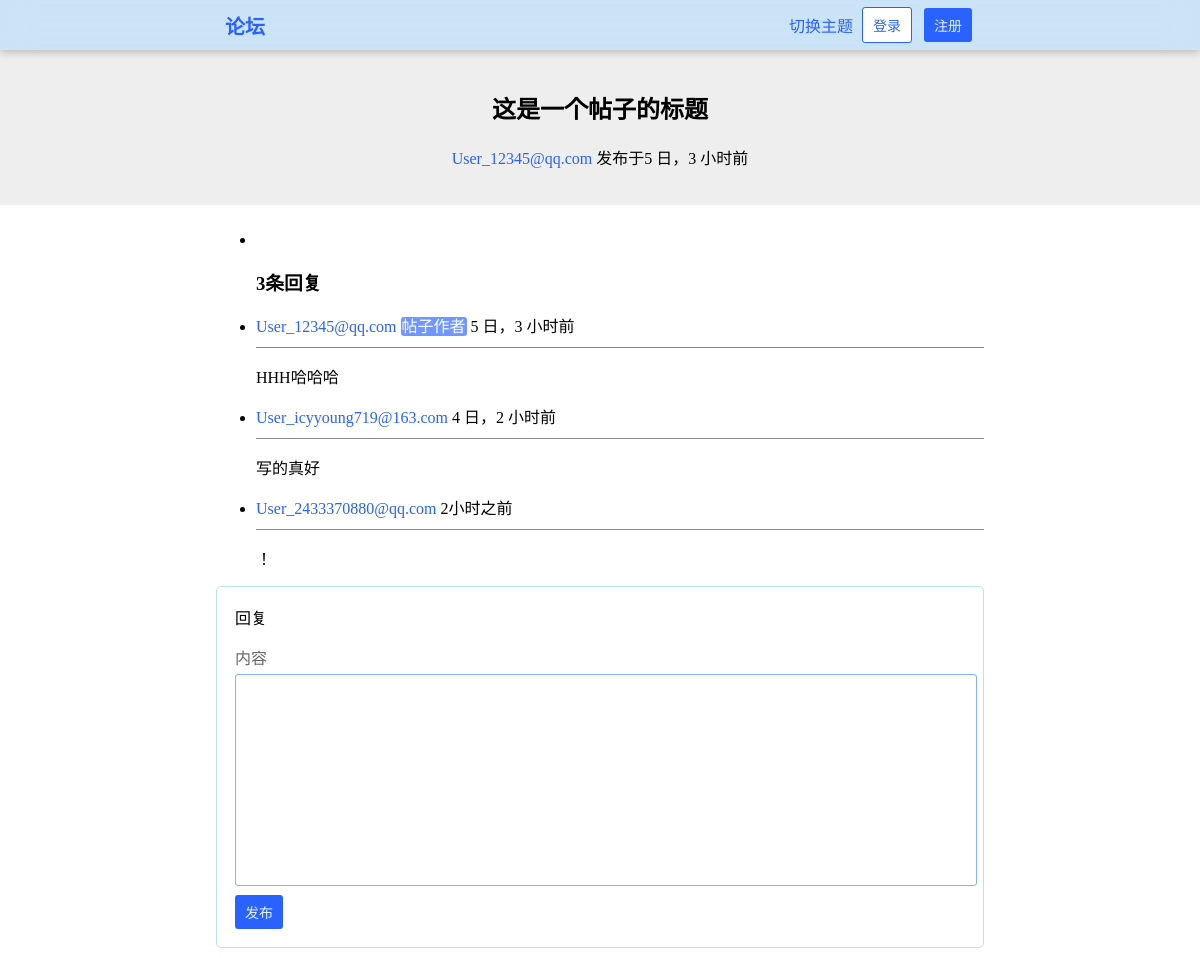
The app's page /post/1/ with its own data.
### HustRava_app/models.py (models this page shows, shortened)
class Post(models.Model):
    title = models.CharField(max_length=100)
    content = models.TextField()
    created_at = models.DateTimeField(auto_now_add=True)
    author = models.ForeignKey('User', on_delete = models.CASCADE, related_name = "posts")
    like_nums = models.IntegerField(default = 0)
    is_topped = models.BooleanField("置顶帖子", default=False)

class User(models.Model):
    name = models.CharField(max_length=30,blank=True)
    email = models.EmailField(unique=True)
    password = models.CharField(max_length=30)
    created_at = models.DateTimeField(auto_now_add=True)
    bio = models.TextField(max_length = 100, blank=True)
    def __str__(self):
        return self.name

class Comment(models.Model):
    content = models.TextField()
    created_at = models.DateTimeField(auto_now_add=True)
    author = models.ForeignKey('User', on_delete = models.CASCADE, related_name = "comments")
    post = models.ForeignKey('Post', on_delete = models.CASCADE, related_name = "comments")
    like_nums = models.IntegerField(default = 0)

### HustRava_app/views.py (the view)
# urls.py: path('post/<int:post_id>/', views.post, name="post"),                   # 帖子 GET
def post(request, post_id):
    try:
        post = Post.objects.get(id = post_id)
    except:
        raise Http404("帖子pos不存在")
    if "logged_in_user" in request.session:
        return render(request, 'post.html', {
            "post": post,
            "comments": Comment.objects.filter(post = post_id),
            "logged_in_user": request.session["logged_in_user"],
            "logged_in_user_email": request.session["logged_in_user_email"]
        })
    else:
        return render(request, 'post.html', {
            "post": post,
            "comments": Comment.objects.filter(post = post_id)
        })

### HustRava_app/templates/post.html (shortened to what this page needs)
{% load humanize %}
{% load static %}
<!DOCTYPE html>
<html>
    <head>
        <link rel="stylesheet" type="text/css" href="{% static 'style.css' %}" />
        <link rel="stylesheet" type="text/css" href="{% static 'style-forum.css' %}" />
        <link rel="stylesheet" type="text/css" href="{% static 'style-dark.css' %}" />
    </head>
    <body>
        <header class="header">
            <a href="/" class="a-button header-title">论坛</a>
            {% if logged_in_user %}
                <div class="dropdown">
                    <button class="button-dropdown">{{ logged_in_user }}</button>
                    <div class="dropdown-content">
                        <ul>
                            <li><a href="/user/{{ logged_in_user_email }}"><div>个人主页</div></a></li>
                            <li><a href="/settings/"><div>设置</div></a></li>
                            <li><a onclick="toggle_theme()"><div>切换主题</div></a></li>
                            <div class="hr" style="margin: 4% 3px;"></div>
                            <li><a href="/logout/"><div class="logout-button">退出登录</div></a></li>
                        </ul>
                    </div>
                </div>
            {% else %}
                <a onclick="toggle_theme()" style="cursor: pointer;">切换主题</a>
                <a href="/login/" class="a-button"><button class="button-white">登录</button></a>
                <a href="/register/" class="a-button"><button>注册</button></a>
            {% endif %}
        </header>
        <div id="main">
            <div class="banner">
                <h2>{{ post.title }}</h2>
                <p>
                    <a href="/user/{{ post.author.email }}">{{ post.author }}</a> <span title="{{ post.created_at }}">发布于{{ post.created_at|naturaltime }}</span>
                </p>
            </div>
            <div class="content">
                <ul class="post-list">
                    <li>
                    </li>
                    <h3>{{ comments|length }}条回复</h3>
                    {% for comment in comments %}
                        <li>
                            <a href="/user/{{ comment.author.email }}">{{ comment.author.name }}</a>
                            {% if comment.author == post.author %}
                                <span class="text-blue">帖子作者</span>
                            {% endif %}
                            <span title="回复于{{ comment.created_at }}">{{ comment.created_at|naturaltime }}</span>
                            <div class="hr"></div>
                            {{ comment.content|linebreaks }}
                        </li>
                    {% endfor %}
                </ul>
                <form action="comment/" method="post">
                    <p style="margin-top: 0;">回复</p>
                    <label for="content">内容</label>
                    <textarea type="text" name="content" id="content" maxlength="4096"></textarea>
                    <input type="submit" value="发布" />
                </form>
            </div>
        </div>
    </body>
</html>

### HustRava_app/static/style.css (style rules this page uses)
body { margin: 0; }
h1, h2, h3, h4, h5, h6, p { color: black; }
a { text-decoration: none; border: none; color: #2962FF; transition-duration: 0.3s; transition-timing-function: ease; border-bottom: 1px solid transparent; }
button, input[type="submit"] { padding: 7px 10px; font-size: 14px; color: #E3F2FD; border-radius: 3px; border: none; background-color: #2962FF; cursor: pointer; transition-duration: 0.3s; transition-timing-function: ease; }
textarea { height: 200px; resize: none; }
form { border: 1px solid #BBDEFB; padding: 18px; border-radius: 5px; }
label { color: #666; font-size: 16px; }
.a-button { border: none !important; }
.header { width: 100%; height: 50px; background-color: #BBDEFBAA; backdrop-filter: blur(16px); box-shadow: 0px 2px 8px #8888; position: fixed; top: 0; left: 0; z-index: 100; display: flex; justify-content: center; align-items: center; }
.header * { margin: 0 3px; }
.button-white { background-color: #FFF; border: 1px solid #2962FF; color: #2962FF; }
.header-title { font-size: 20px; font-weight: bold; }

### HustRava_app/static/style-forum.css (style rules this page uses)
.banner { padding-top: 70px; padding-bottom: 20px; text-align: center; background-color: #EEE; }
.content { padding: 10px 18%; }
.text-blue { background-color: #2962FFAA; border-radius: 3px; padding: 1px; color: white; }
.hr { margin: 10px 0; border-top: 1px solid #888; }

### HustRava_app/static/style-dark.css (style rules this page uses)
body, .header, #footer, h1, h2, h3, h4, h5, h6, p, span { transition: background-color 0.2s ease, color 0.2s ease; }

### records on screen
Post: title "这是一个帖子的标题", author "User_12345@qq.com", created_at "5 日，3 小时前"
Comment: author.name "User_12345@qq.com", shows "帖子作者", created_at "5 日，3 小时前", content "HHH哈哈哈"
Comment: author.name "User_icyyoung719@163.com", created_at "4 日，2 小时前", content "写的真好"
Comment: author.name "User_2433370880@qq.com", created_at "2小时之前", content "！"

### other values on screen
{{ comments|length }} "3"
